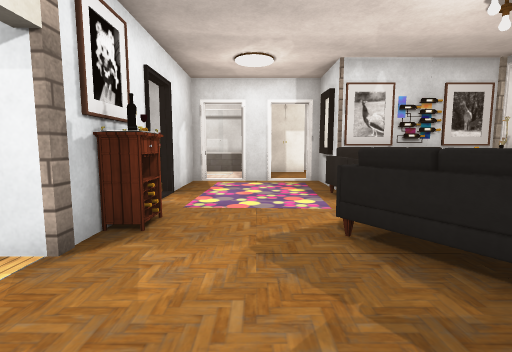
view 1 (above)

16 first-person views from a walk through a 3-D level made in the Unity game engine. The camera is 1.3 m above the floor, tilts 6° down and sees 85° across. Doors are open. The floor is counted in squares, 1 m on a side. Each view is taken from the middle of a square. On the plan, view 1 faces up. The plan holds only what a view shows up to about 13 squares ahead; the rest is blank. The place goes on beyond the plan. The player is left out. Some surface patterns are stand-ins.

view 2
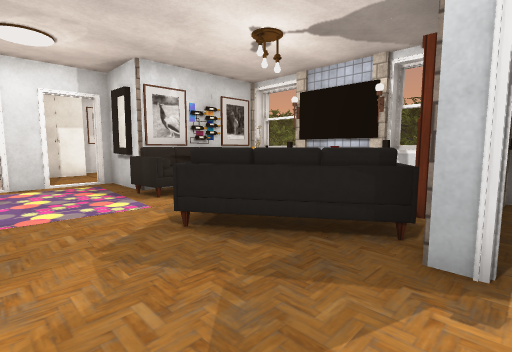

view 3
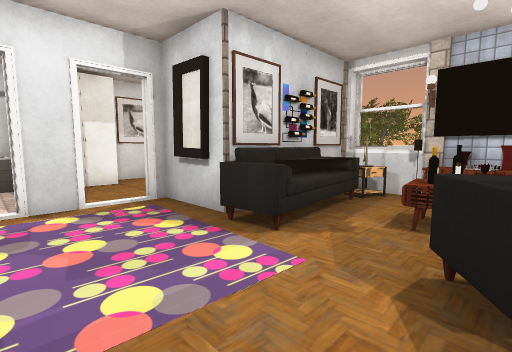

view 4
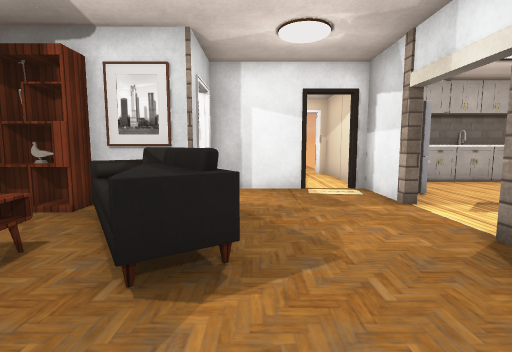

view 5
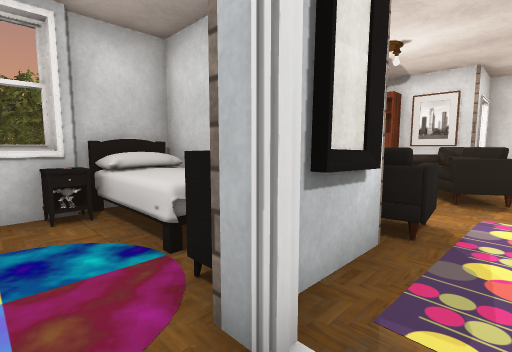

view 6
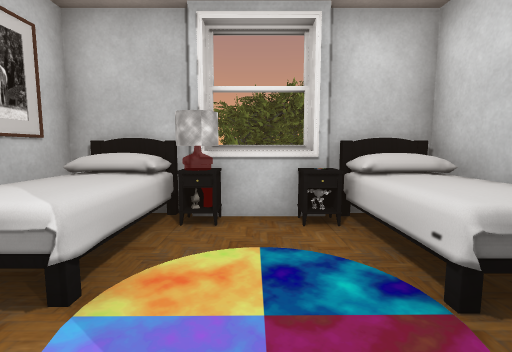

view 7
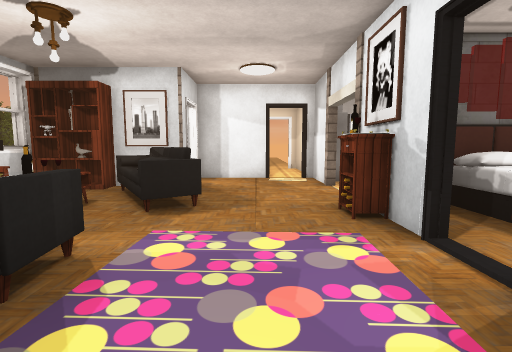

view 8
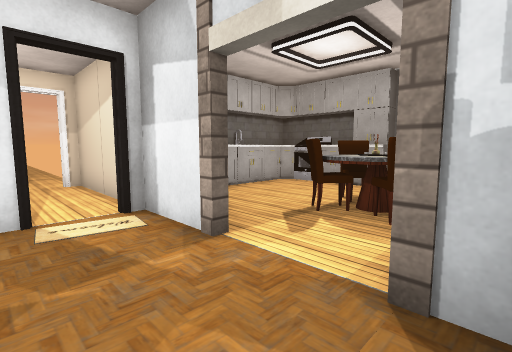

view 9
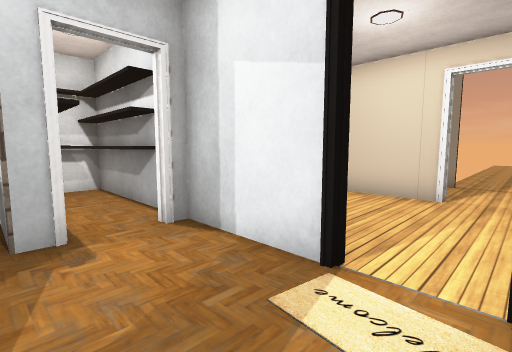

view 10
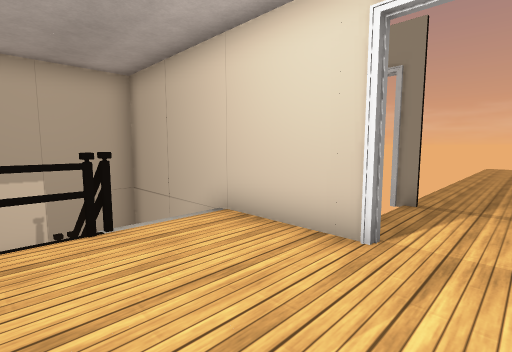

view 11
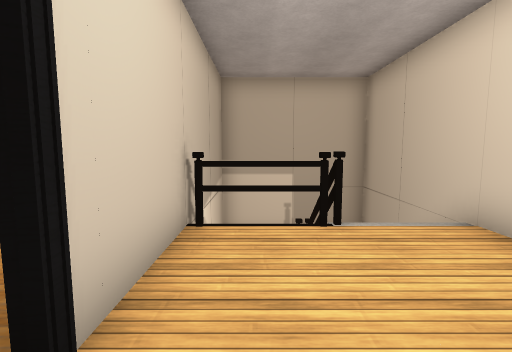

view 12
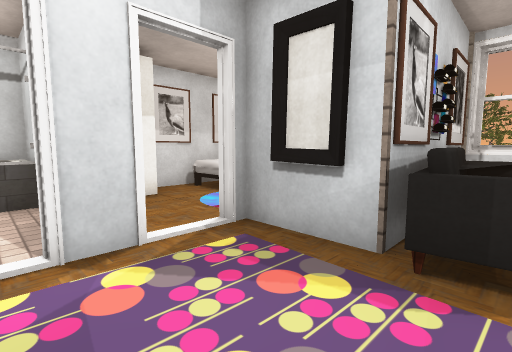

view 13
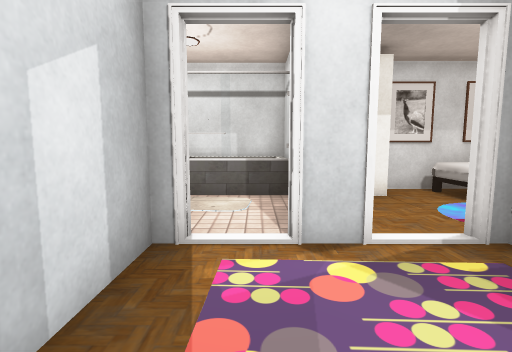

view 14
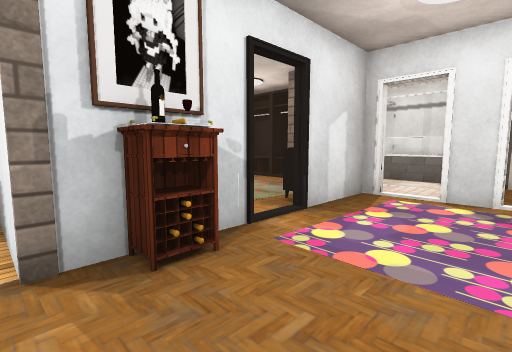

view 15
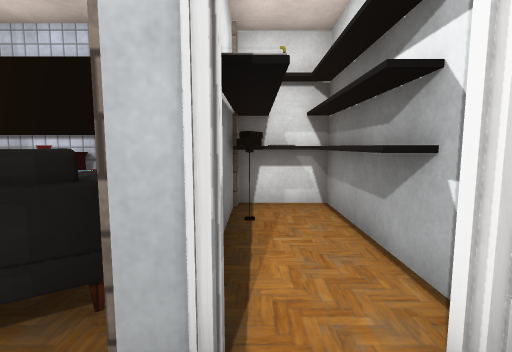

view 16
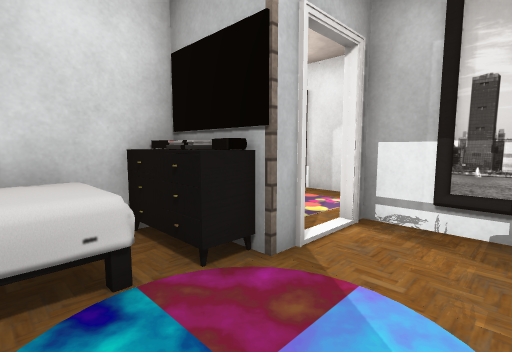

### Floor plan
Key: @ floor where view 1 was taken; # wall or solid block; x gap in a wall; . floor; D open door; = window, fence, low wall or low ledge; ^ raised ledge; v drop or lower ground; M mirror; P pillar; S sofa; C closet; H shelf; T tree; B bed; A chair; R rug; O other object.
Columns run from 6 left of view 1 to 9 right of it. Each row starts with its distance up from view 1.
 16   #####  ######
 15    O  #CC.BBBB#
 14    ===#CC.BBBB#
 13 O  ...M.....OO#T
 12 O   ..#......##T
 11     DD#DD.P..O#T
 10     ....MOBBBBT
  9  RR ..  MOBBBB#
  8   RO#.  PSSO#P#
  7    DD. .SSSSO##
  6    ##.......OO#
  5  BB#O...S.OOOO
  4 BB  O..SSSOOO
  3  A##P...S ..OO#
  2 OA.......SSHH##
  1 AA.P....P##HHP#
  0  A.H..@.D#  O #
 -1  .OO....D#HHOO#
 -2  .  DD#########
 -3 ^^ #.....O    #
 -4 ^  #.....#vv  #
 -5    #.....v    O
 -6    #.....v    O
 -7    #DD#########
 -8     ..
 -9     ..
-10     ..x
-11     ..
-12     ..
-13     ..
-14     ..

Positions as (right, up) in squares from view 1, and headings:
1: (0, 0), facing up
2: (-1, 0), facing up-right
3: (-1, 4), facing up-right
4: (1, 7), facing down
5: (1, 12), facing down-right
6: (2, 12), facing right
7: (0, 10), facing down
8: (0, 4), facing down-left
9: (-2, 1), facing down-right
10: (-2, -3), facing down-right
11: (-2, -3), facing right
12: (-1, 7), facing up-right
13: (-1, 7), facing up
14: (1, 3), facing up-left
15: (1, 0), facing right
16: (5, 13), facing down-left
